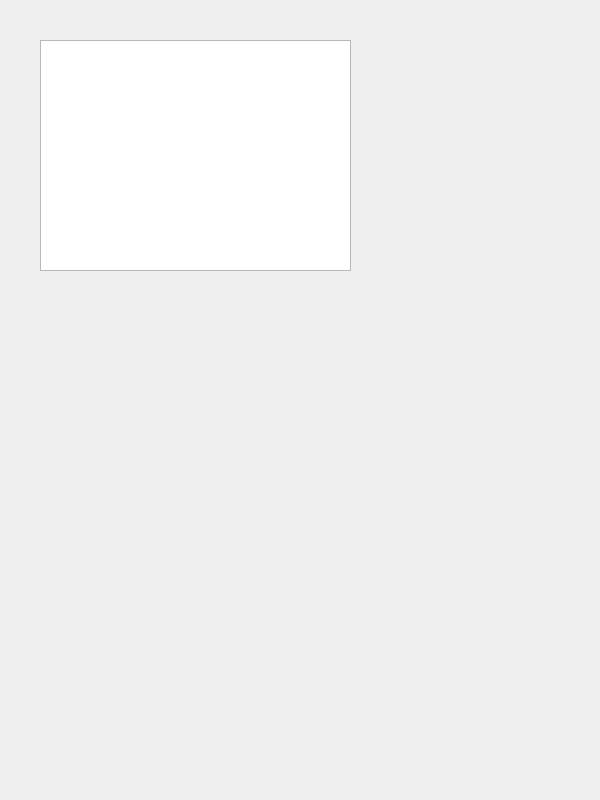
<?xml version="1.0" encoding="UTF-8"?>
<ui version="4.0">
 <class>Form</class>
 <widget class="QWidget" name="Form">
  <property name="geometry">
   <rect>
    <x>0</x>
    <y>0</y>
    <width>600</width>
    <height>800</height>
   </rect>
  </property>
  <property name="windowTitle">
   <string>Form</string>
  </property>
  <widget class="QPlainTextEdit" name="plainTextEdit">
   <property name="geometry">
    <rect>
     <x>40</x>
     <y>40</y>
     <width>311</width>
     <height>231</height>
    </rect>
   </property>
  </widget>
 </widget>
 <resources/>
 <connections/>
</ui>
